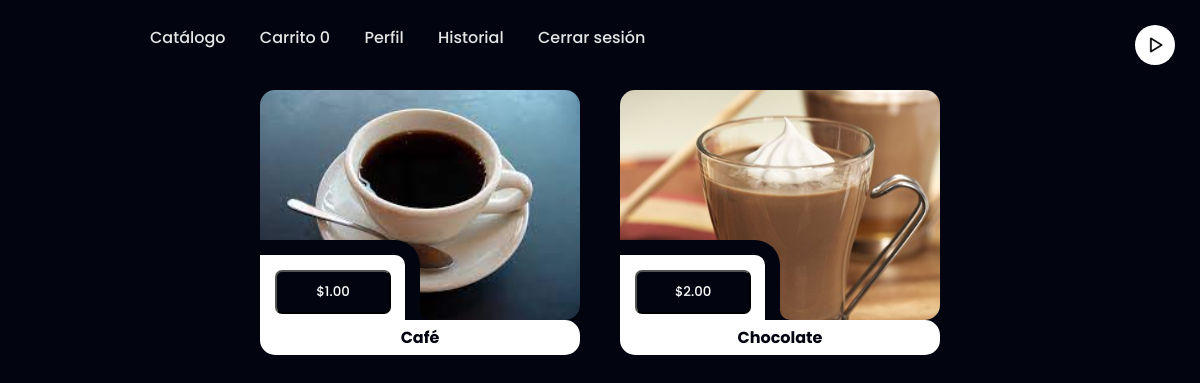
Screenshot of /client/inicio.php (signed in) with the database file from the repository.
### tables this page shows
CREATE TABLE `productos` (
  `id` int NOT NULL AUTO_INCREMENT,
  `img` varchar(45) DEFAULT NULL,
  `name` varchar(45) NOT NULL,
  `price` decimal(4,2) NOT NULL,
  PRIMARY KEY (`id`),
  UNIQUE KEY `id_UNIQUE` (`id`),
  UNIQUE KEY `name_UNIQUE` (`name`)
);

### php/config.php (called while the page is built, shortened)
<?php
$num_cart = 0;

### client/inicio.php (the view, shortened to what this page needs)
<?php
require '../php/config.php';
$db = new DataBase();
$con = $db->conectar();
$sql = $con->prepare("SELECT * FROM productos;");
$sql->execute();
$result = $sql->fetchAll(PDO::FETCH_ASSOC);
?>
<!DOCTYPE html>
<html lang="es">
<head>
    <link rel="stylesheet" href="../css/estilos_cliente.css">
    <link rel="stylesheet" href="../css/estilos_productos.css">
</head>
<body>
    <header class="header">
        <nav class="navbar">
            <a href="inicio.php">Catálogo</a>
            <a href="checkout.php">Carrito <span id="num_cart"><?php echo $num_cart; ?></span></a>
            <a href="perfil-cliente.php">Perfil</a>
            <a href="historial.php">Historial</a>
            <a href="../php/cerrar_sesion.php" class="cs">Cerrar sesión</a>
            <div class="audio-controls">
                <button id="playButton" class="play-button"></button>
            </div>
        </nav>
    </header>
    <main>
        <div class="contCards">
            <?php foreach ($result as $row) { ?>
                <div class="card">
                    <div class="imgBx" style="
                    background: url(../img/productos/<?php echo $row['img'] ?>);
                    background-size: cover;
                    background-position: center;
                    background-repeat: no-repeat;">
                    </div>
                    <div class="content">
                        <span class="price">
                            <button type="button" class="a" onclick="addProducto(<?php echo $row['id']; ?>, '<?php echo hash_hmac('sha1', $row['id'], KEY_TOKEN); ?>')">$<?php echo $row['price'] ?></button>
                        </span>
                        <h4><?php echo $row['name'] ?></h4>
                    </div>
                </div>
            <?php } ?>
        </div>
    </main>
</body>
</html>

### css/estilos_cliente.css (style rules this page uses)
* { margin: 0; padding: 0; box-sizing: border-box; font-family: 'Poppins',sans-serif; }
body { background: #020410; }
.header { position: fixed; top: 0; left: 0; width: 100%; padding: 25px 12.5%; background: #020410; display: flex; justify-content: space-between; align-items: center; z-index: 100; }
.navbar a { position: relative; font-size: 16px; color: #e4e4e4; text-decoration: none; font-weight: 500; margin-right: 30px; }
.navbar a::after { content: ''; position: absolute; left: 0; bottom: -6px; width: 100%; height: 2px; background: #e4e4e4; border-radius: 5px; transform: translateY(10px); opacity: 0; transition: .5s; }
.audio-controls { position: fixed; top: 25px; right: 25px; display: flex; align-items: center; }
.play-button { width: 40px; height: 40px; background-color: white; background-image: url(../img/player-play.png); background-size: 50%; background-position: center; background-repeat: no-repeat; border: none; border-radius: 50%; cursor: pointer; outline: none; }

### css/estilos_productos.css (style rules this page uses)
main { display: flex; justify-content: center; align-items: center; }
.contCards { padding: 70px 0; display: flex; flex-wrap: wrap; justify-content: center; align-items: center; }
.card { position: relative; width: 320px; height: 265px; display: flex; flex-direction: column; margin: 20px; }
.card .imgBx { overflow: hidden; position: relative; width: 100%; height: 230px; border-radius: 15px; }
.card .imgBx::before { content: ''; position: absolute; bottom: 0; left: 50%; width: 20px; height: 20px; background: transparent; border-radius: 50%; box-shadow: -10px 10px 0 #020410; }
.card .imgBx::after { content: ''; position: absolute; bottom: 70px; left: 0; width: 20px; height: 20px; background: transparent; border-radius: 50%; box-shadow: -10px 10px 0 #020410; }
.card .content { position: relative; width: 100%; height: 35px; background: white; border-radius: 15px; border-top-left-radius: 0; padding: 0 35px; display: flex; flex-direction: column; justify-content: center; align-items: center; }
.card .content h4 { color: #020410; }
.card .content .price { position: absolute; top: -80px; left: 0; height: 80px; width: 50%; background: white; border-top: 15px solid #020410; border-right: 15px solid #020410; border-top-right-radius: 25px; }
.card .content .price ::before { content: ''; position: absolute; width: 25px; height: 25px; background: transparent; border-radius: 50%; box-shadow: -10px -10px 0 #020410; }
.card .content .price ::after { content: ''; position: absolute; bottom: 0; right: -25px; width: 25px; height: 25px; background: transparent; border-radius: 50%; box-shadow: -10px 10px 0 transparent; }
.card .content .price .a { width: 80%; position: relative; background: #020410; padding: 10px 20px; margin: 15px 15px; display: block; border-radius: 7px; color: #fff; font-weight: 500; text-decoration: none; cursor: pointer; }

### rows the page displays
productos: img (picture), price "1.00", name "Café"
productos: img (picture), price "2.00", name "Chocolate"

### other values shown
$num_cart "0"
